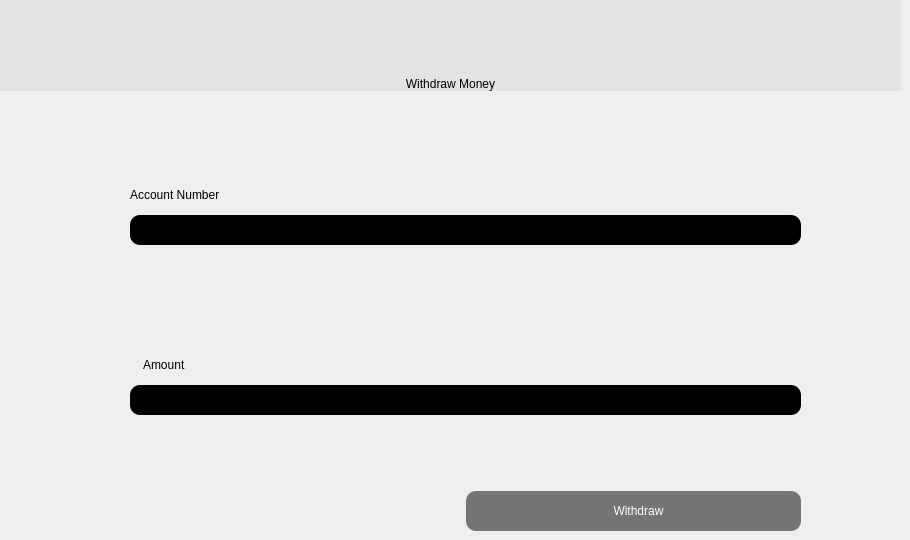
       <widget class="QWidget" name="withdraw_page">
        <widget class="QLabel" name="withdraw_money_label">
         <property name="geometry">
          <rect>
           <x>0</x>
           <y>0</y>
           <width>901</width>
           <height>91</height>
          </rect>
         </property>
         <property name="styleSheet">
          <string notr="true">background-color: rgb(227, 227, 227);
font: 48pt &quot;MS Shell Dlg 2&quot;;
border:none;</string>
         </property>
         <property name="text">
          <string>Withdraw Money</string>
         </property>
         <property name="alignment">
          <set>Qt::AlignBottom|Qt::AlignHCenter</set>
         </property>
        </widget>
        <widget class="QWidget" name="layoutWidget_9">
         <property name="geometry">
          <rect>
           <x>130</x>
           <y>150</y>
           <width>671</width>
           <height>381</height>
          </rect>
         </property>
         <layout class="QGridLayout" name="gridLayout_7">
          <property name="verticalSpacing">
           <number>76</number>
          </property>
          <item row="0" column="0">
           <layout class="QVBoxLayout" name="verticalLayout_6">
            <item>
             <widget class="QLabel" name="username_label_withdraw">
              <property name="styleSheet">
               <string notr="true">color: black;
font: 75 11pt &quot;MS Shell Dlg 2&quot;;
</string>
              </property>
              <property name="text">
               <string>Account Number</string>
              </property>
              <property name="alignment">
               <set>Qt::AlignBottom|Qt::AlignJustify</set>
              </property>
              <property name="margin">
               <number>0</number>
              </property>
              <property name="indent">
               <number>13</number>
              </property>
             </widget>
            </item>
            <item>
             <widget class="QLineEdit" name="username_field_withdraw_value">
              <property name="enabled">
               <bool>true</bool>
              </property>
              <property name="sizePolicy">
               <sizepolicy hsizetype="Expanding" vsizetype="Fixed">
                <horstretch>0</horstretch>
                <verstretch>0</verstretch>
               </sizepolicy>
              </property>
              <property name="styleSheet">
               <string notr="true">height:30px;
font: 9pt &quot;MS Shell Dlg 2&quot;;
border-radius:10px;
background-color: rgb(0, 0, 0);
color: rgb(255, 255, 255);</string>
              </property>
              <property name="maxLength">
               <number>32773</number>
              </property>
              <property name="placeholderText">
               <string/>
              </property>
              <property name="cursorMoveStyle">
               <enum>Qt::VisualMoveStyle</enum>
              </property>
              <property name="clearButtonEnabled">
               <bool>true</bool>
              </property>
             </widget>
            </item>
           </layout>
          </item>
          <item row="1" column="0">
           <layout class="QVBoxLayout" name="verticalLayout_7">
            <item>
             <widget class="QLabel" name="amount_label_withdraw">
              <property name="styleSheet">
               <string notr="true">color: black;
font: 75 11pt &quot;MS Shell Dlg 2&quot;;
</string>
              </property>
              <property name="text">
               <string>Amount</string>
              </property>
              <property name="alignment">
               <set>Qt::AlignBottom|Qt::AlignLeading|Qt::AlignLeft</set>
              </property>
              <property name="margin">
               <number>0</number>
              </property>
              <property name="indent">
               <number>13</number>
              </property>
              <property name="textInteractionFlags">
               <set>Qt::NoTextInteraction</set>
              </property>
             </widget>
            </item>
            <item>
             <widget class="QLineEdit" name="amount_field_withdraw">
              <property name="enabled">
               <bool>true</bool>
              </property>
              <property name="sizePolicy">
               <sizepolicy hsizetype="Expanding" vsizetype="Fixed">
                <horstretch>0</horstretch>
                <verstretch>0</verstretch>
               </sizepolicy>
              </property>
              <property name="styleSheet">
               <string notr="true">height:30px;
font: 9pt &quot;MS Shell Dlg 2&quot;;
border-radius:10px;
background-color: rgb(0, 0, 0);
color: rgb(255, 255, 255);</string>
              </property>
              <property name="maxLength">
               <number>32773</number>
              </property>
              <property name="echoMode">
               <enum>QLineEdit::Normal</enum>
              </property>
              <property name="placeholderText">
               <string/>
              </property>
              <property name="cursorMoveStyle">
               <enum>Qt::VisualMoveStyle</enum>
              </property>
              <property name="clearButtonEnabled">
               <bool>true</bool>
              </property>
             </widget>
            </item>
           </layout>
          </item>
          <item row="2" column="0">
           <layout class="QHBoxLayout" name="horizontalLayout_3">
            <item>
             <widget class="QLabel" name="status_label_withdraw">
              <property name="styleSheet">
               <string notr="true">color: black;
font: 75 11pt &quot;MS Shell Dlg 2&quot;;
</string>
              </property>
              <property name="text">
               <string/>
              </property>
              <property name="alignment">
               <set>Qt::AlignBottom|Qt::AlignJustify</set>
              </property>
              <property name="margin">
               <number>0</number>
              </property>
              <property name="indent">
               <number>12</number>
              </property>
             </widget>
            </item>
            <item>
             <widget class="QPushButton" name="deposit_button_withdraw">
              <property name="styleSheet">
               <string notr="true">QPushButton{
	color:white;
	background-color: rgb(117, 117, 117);
	font: 75 10pt &quot;MS Shell Dlg 2&quot;;
	border:none;
	height:40px;
	padding-left:10px;
	border-radius:10px;
}



QPushButton:hover{
	background-color:white;
	color:black;
	font-weight:bold;
}
</string>
              </property>
              <property name="text">
               <string>Withdraw</string>
              </property>
              <property name="checkable">
               <bool>true</bool>
              </property>
              <property name="autoExclusive">
               <bool>true</bool>
              </property>
             </widget>
            </item>
           </layout>
          </item>
         </layout>
        </widget>
       </widget>
